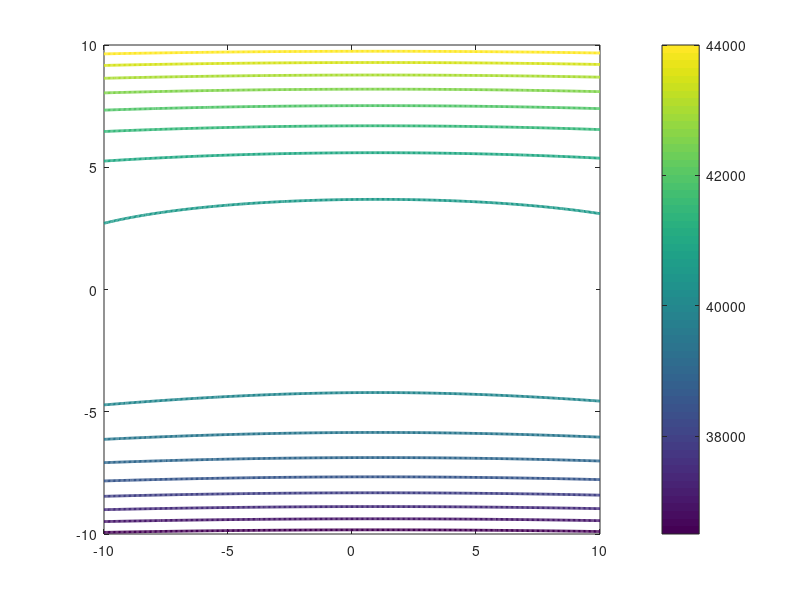

Reproduce this figure in MATLAB. (Note: this script raises an error after producing the figure.)
%% Contour plot
x = -10:0.05:10;
y = -10:0.05:10;
[X,Y] = meshgrid(x,y);
F = X.^2 - 2*X + 3*X*Y + 4*Y.^3;

v = [25000:500:600000];

[c,h] = contour(X,Y,F,v,'linewidth',2);
colorbar

hold on

%% Gradient and Hessian
syms X Y
F = X.^2 - 2*X + 3*X*Y + 4*Y.^3;
param = [X; Y];
x = [2; 3];
[y,df,d2f] = GradHess(@Exercise1, x, F, param);

disp([y,df,d2f]);